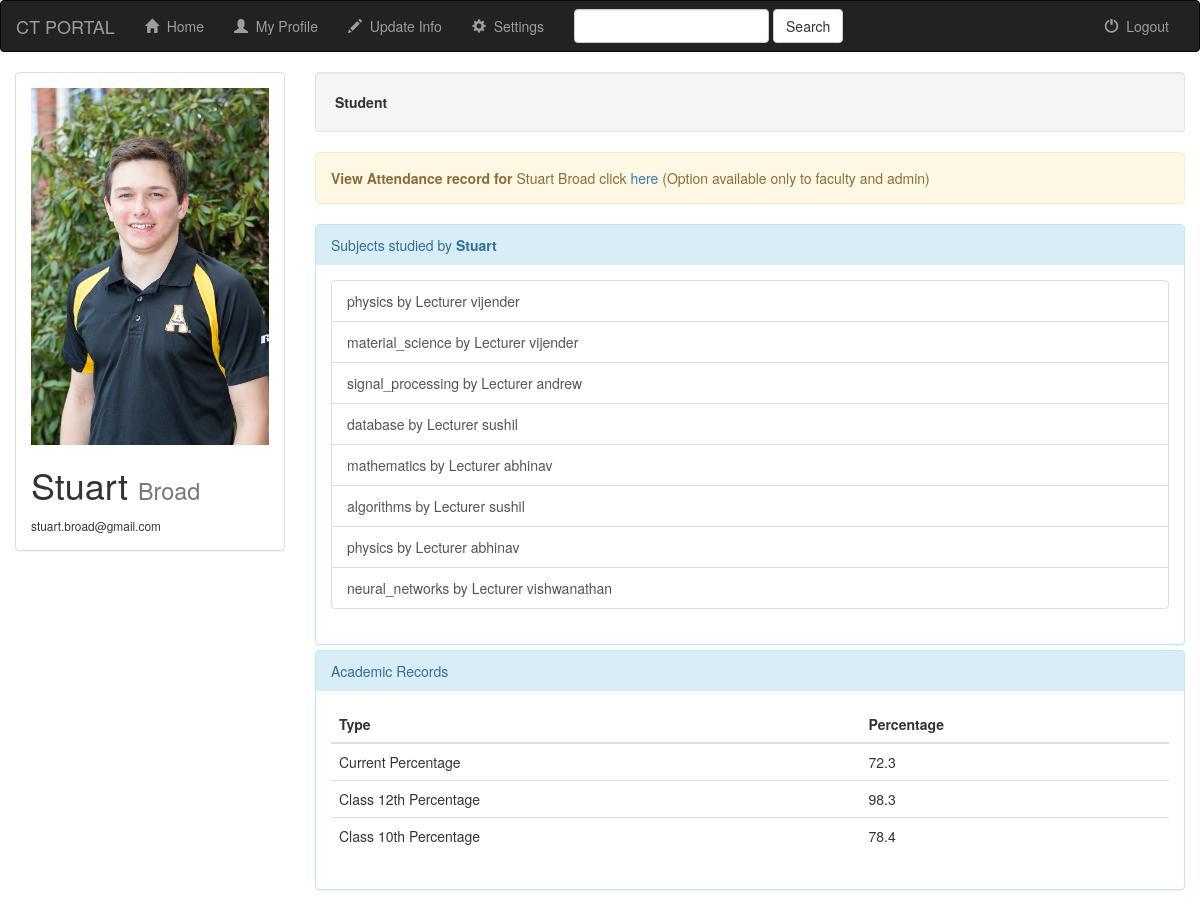
Page /stuart on the committed database.
### SIS/models.py (models this page shows, shortened)
class Student(models.Model):
    user=models.OneToOneField(User,on_delete=models.CASCADE,null=True)
    photo=models.FileField(blank=True, null=True)
    DOB=models.DateField()
    tenth_marks=models.FloatField(default=0)
    inter_marks=models.FloatField(default=0)
    current_marks=models.FloatField(default=0)
    branch = models.CharField(max_length=100,
        choices=(('Computer Science & Engineering','Computer Science & Engineering'),('Electrical Engineering','Electrical Engineering'),('Civil Engineering','Civil Engineering'),('Others','Others')),
        default='Computer Science & Engineering',
        )
    year = models.IntegerField(
        choices=((1,'Ist Year'),(2,'IInd Year'),(3,'IIIrd Year'),(4,'IVth Year')),
        default=1,
        )

class SelectedSubject(models.Model):
    subject=models.ForeignKey(to=Subject, related_name="studies", null=True, blank=True)
    student=models.ForeignKey(to=Student, related_name="selected", null=True, blank=True)

class Subject(models.Model):
    subject_name=models.CharField(max_length=100)
    faculty=models.ForeignKey(to=Faculty, related_name="teaches", null=True, blank=True)

class Faculty(models.Model):
    user=models.OneToOneField(User,on_delete=models.CASCADE,null=True)
    photo=models.FileField()
    specialization=models.CharField(max_length=100)

### SIS/views.py (the view)
# urls.py: url(r'^(?P<slug>[a-z0-9]+)$', Detail.as_view(), name='detail'),
class Detail(DetailView):
    model=User
    template_name='detail.html'
    slug_field = 'username'

### Templates/detail.html (shortened to what this page needs)
{% extends 'base.html' %}
{% load staticfiles %}
{% block body %}
<link rel="stylesheet" href="{% static 'js/chart.css' %}">
<div class="container-fluid songs-container">
    <div class="row">
        <div class="col-sm-4 col-md-3">
            <div class="panel panel-default">
			  {% if user.student %}
                <div class="panel-body">
                    <a href="{% url 'detail' user.username %}">
                        {% if user.student.photo %}
                            <img src="{{ user.student.photo.url }}" class="img-responsive">
                        {% else %}
                            <h3>No image to display</h3>
                        {% endif %}
                    </a>
                    <h1>{{ user.first_name }} <small>{{ user.last_name  }}</small></h1>
                    <small>{{ user.email }}</small>
                </div>
			  {% endif %}
            </div>
        </div>
		 <div class="col-sm-8 col-md-9">
                {% if user.student %}
                    <div class="well"> <strong>Student</strong></div>
                    {% include 'login/student_detail.html' %}
                {% elif user.faculty %}
                    <div class="well"><strong>Faculty</strong></div>
                    {% include 'login/faculty_detail.html' %}
                {% elif user.is_superuser %}
                    <div class="well"> <strong>Administrator</strong></div>
                {% endif %}
        </div>
    </div>
</div>
{% endblock %}

### Templates/login/student_detail.html
{% if not request.user.student %}
    <div class="alert alert-warning" xmlns="http://www.w3.org/1999/html">
    <strong>View Attendance record for</strong>  {{  user.first_name }} {{  user.last_name }} click <a href="{% url 'publicTimesheet' user.student.id %}">here</a>
    (Option available only to faculty and admin)
    </div>
{% endif %}
<div class="panel-group">
  <div class="panel panel-info">
	<div class="panel-heading">Subjects studied by <strong>{{  user.first_name }}</strong></div>
		<div class="panel-body">
                <div class="list-group">
                    {% for s in  user.student.selected.all%}
									  <a href="#" class="list-group-item">{{ s.subject.subject_name }} by Lecturer {{ s.subject.faculty.user.first_name }}</a>
                    {% endfor %}
                </div>
		</div>
  </div>
<div class="panel panel-info">
	<div class="panel-heading">
	Academic Records
	</div>
	<div class="panel-body">
	<table class="table">
		<thead>
			<th>Type</th>
			<th>Percentage</th>
		</thead>
		<tbody>
			<tr>
				<td>Current Percentage</td>
				<td>{{ user.student.current_marks }}</td>
			</tr>
			<tr>
				<td>Class 12th Percentage </td>
				<td>{{ user.student.inter_marks }}</td>
			</tr>
			<tr>
				<td>Class 10th Percentage </td>
				<td>{{ user.student.tenth_marks }}</td>
			</tr>
		</tbody>
	</table>
  </div>

### rows in the picture
SelectedSubject: subject.subject_name "physics", subject.faculty.user.first_name "vijender"
SelectedSubject: subject.subject_name "material_science", subject.faculty.user.first_name "vijender"
SelectedSubject: subject.subject_name "signal_processing", subject.faculty.user.first_name "andrew"
SelectedSubject: subject.subject_name "database", subject.faculty.user.first_name "sushil"
SelectedSubject: subject.subject_name "mathematics", subject.faculty.user.first_name "abhinav"
SelectedSubject: subject.subject_name "algorithms", subject.faculty.user.first_name "sushil"
SelectedSubject: subject.subject_name "physics", subject.faculty.user.first_name "abhinav"
SelectedSubject: subject.subject_name "neural_networks", subject.faculty.user.first_name "vishwanathan"

### other values in the picture
{{ user.first_name }} "Stuart"
{{ user.last_name }} "Broad"
{{ user.email }} "stuart.broad@gmail.com"
{{ user.student.current_marks }} "72.3"
{{ user.student.inter_marks }} "98.3"
{{ user.student.tenth_marks }} "78.4"
